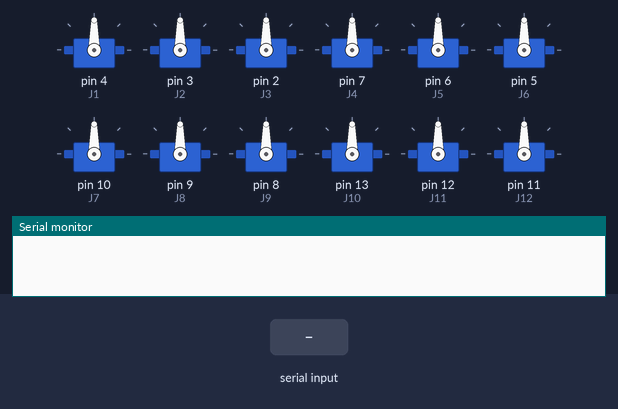
A sketch run on a simulated Arduino Uno, built with avr-gcc and run on an emulated ATmega328P. Shown: 12 × servo, the last lines printed to the serial monitor. The test bench sets the inputs (shaded band).

Above: at 1.2 s.
1.3 s: "a\n" received over Serial
At 4.1 s:
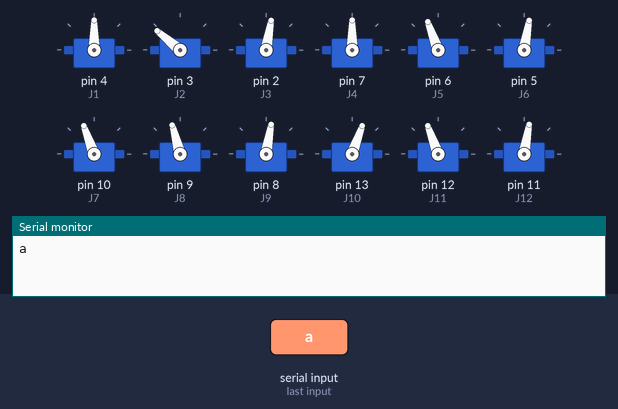
4.3 s: byte 119 ('w') received over Serial
At 7.1 s:
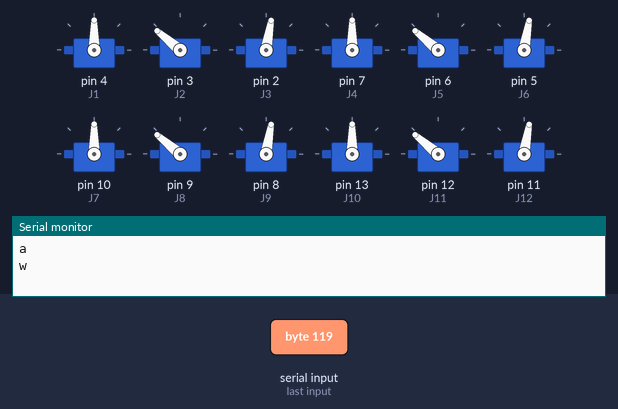
7.3 s: byte 98 ('b') received over Serial
At 7.6 s:
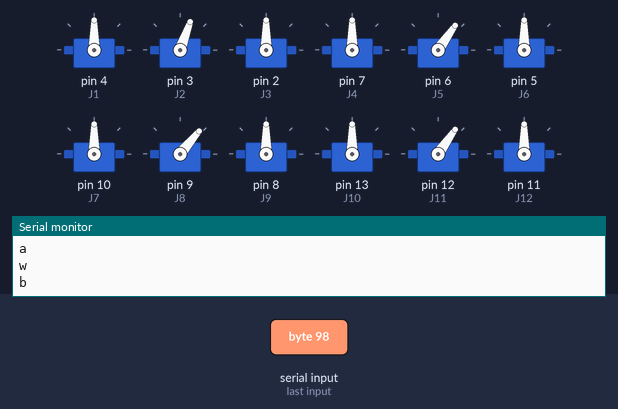
8.8 s: byte 114 ('r') received over Serial
At 11.3 s:
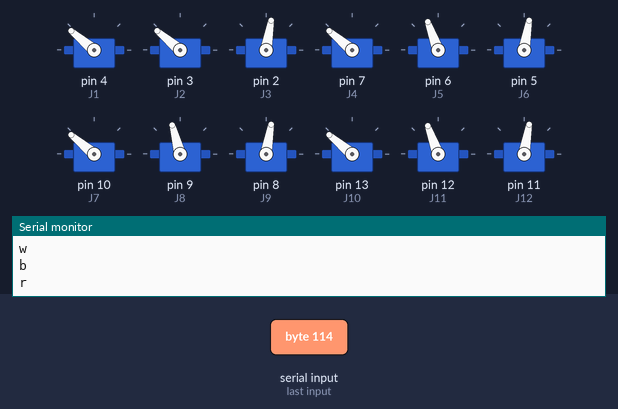
11.8 s: byte 108 ('l') received over Serial
At 14.5 s:
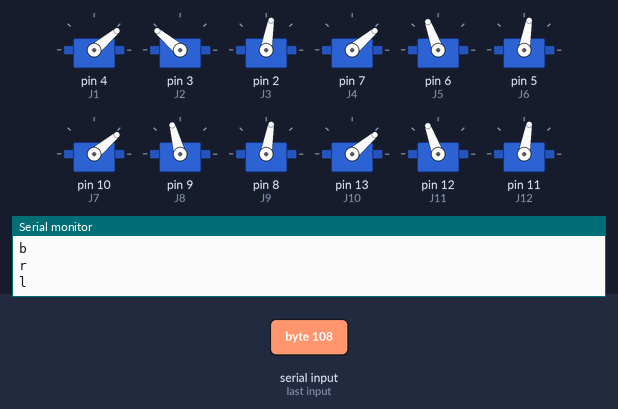
14.8 s: byte 117 ('u') received over Serial
At 15.7 s:
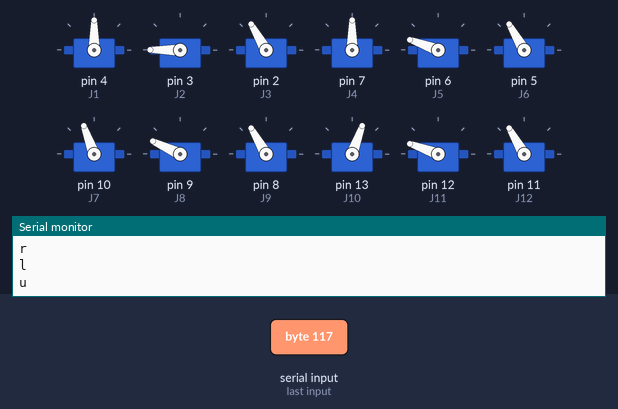
Timing chart, 0 to 18.3 s (numbered marks = the images above; inputs shaded):
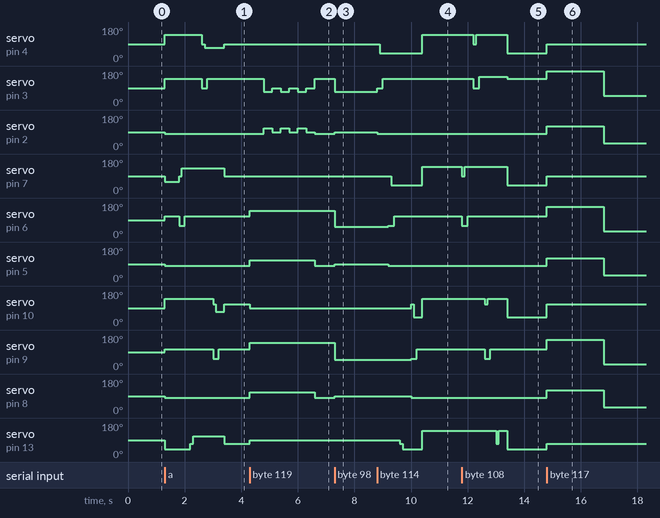

The sketch:

Exp5.ino
```cpp
#include <Servo.h>

Servo J1;
Servo J2;
Servo J3;
Servo J4;
Servo J5;
Servo J6;
Servo J7;
Servo J8;
Servo J9;
Servo J10;
Servo J11;
Servo J12;
char data;

void cS1(int ang1, int ang2, int ang3){
  J1.write(ang1);
  J2.write(ang2);
  J3.write(ang3);
}
void cS2(int ang4, int ang5, int ang6){
  J4.write(ang4);
  J5.write(ang5);
  J6.write(ang6);
}
void cS3(int ang7, int ang8, int ang9){
  J7.write(ang7);
  J8.write(ang8);
  J9.write(ang9);
}
void cS4(int ang10, int ang11, int ang12){
  J10.write(ang10);
  J11.write(ang11);
  J12.write(ang12);
}

void setup() {
  Serial.begin(9600);
  J1.attach(4);
  J2.attach(3);
  J3.attach(2);
  J4.attach(7);
  J5.attach(6);
  J6.attach(5);
  J7.attach(10);
  J8.attach(9);
  J9.attach(8);
  J10.attach(13);
  J11.attach(12);
  J12.attach(11);
}

void loop() {
  if (Serial.available() > 0) {  // Check if there is incoming data
    data = Serial.read();        // Read the input
    Serial.print(data);
    Serial.print("\n");

    // Execute corresponding functions for each command
    if (data == 'a') {           // Walk forward
      walkForward();
    } else if (data == 'b') {    // Lay down
      layDown();
    } else if (data == 'r') {    // Turn right
      turnright();
    } else if (data == 'l') {    // Turn left
      turnleft();
    } else if (data == 't') {    // Perform a turn motion
      turn();
    } else if (data == 'u') {    // Up-down motion
      updown();
    } else if (data == 'i') {    // Backward motion
      backmotion();
    } else if (data == 'z') {    // Walk backward
      walkBackward();
    } else if (data == 'w') {    // Handwave
      handshake();
    } else if (data == 'q') {    // Handwave
      handwave();
    } else if (data == 'p') {    // Handwave
      performDance();
    }  else {
      stand();                   // Default behavior if no valid command is received
    }
  }
}
void performDance() {
  // Step 1: Front down, Back up
  cS1(90, 160, 90); // Leg 1 (front right) moves down
  cS3(90, 160, 90); // Leg 3 (front left) moves down
  cS2(90, 120, 130); // Leg 2 (back right) moves up
  cS4(90, 120, 130); // Leg 4 (back left) moves up
  delay(500);

  // Step 2: Front up, Back down
  cS1(90, 140, 100); // Leg 1 (front right) moves up
  cS3(90, 120, 130); // Leg 3 (front left) moves up
  cS2(90, 160, 90); // Leg 2 (back right) moves down
  cS4(90, 160, 90); // Leg 4 (back left) moves down
  delay(500);

  // Repeat the motion
  for (int i = 0; i < 1; i++) { // Adjust the loop count for longer or shorter dance
    cS1(90, 180, 70); // Front down
    cS3(90, 160, 90);
    cS2(90, 120, 130); // Back up
    cS4(90, 120, 130);
    delay(500);

    cS1(90, 140, 100); // Front up
    cS3(90, 120, 130);
    cS2(90, 160, 90); // Back down
    cS4(90, 160, 90);
    delay(500);
  }

  // Reset to standing position
  cS1(90, 140, 110);
  cS2(90, 140, 110);
  cS3(90, 140, 110);
  cS4(90, 140, 110);
  delay(500);
}


void handwave() {
  // Step 1: Balance the Robot on Three Legs
  // Adjust the positions of Legs 2, 3, and 4 to balance
  cS2(90, 140, 110); // Leg 2 adjusts to provide support
  cS3(90, 140, 110); // Leg 3 adjusts to provide support
  cS4(90, 140, 110); // Leg 4 adjusts to provide support
  delay(500); // Allow time for balance

  // Step 2: Lift Leg 1 and Perform the Wave
  cS1(90, 70, 110); // Position Leg 1 to prepare for the wave
  delay(300);        // Pause to stabilize

  for (int i = 0; i < 3; i++) { // Number of waves
    cS1(70, 70, 110); // Move shoulder motor to the left
    delay(300);        // Pause to simulate the wave
    cS1(110, 70, 110); // Move shoulder motor to the right
    delay(300);        // Pause before the next wave
  }

  // Step 3: Return to Neutral Position
  cS1(90, 140, 80); // Reset Leg 1 to the standing position
  cS2(90, 140, 80); // Reset Leg 2
  cS3(90, 140, 80); // Reset Leg 3
  cS4(90, 140, 80); // Reset Leg 4
  delay(500); // Allow time for stabilization
}


void handshake() {
  // Step 1: Balance the Robot on Three Legs
  // Adjust the positions of Legs 2, 3, and 4 to balance
  cS2(90, 140, 110); // Leg 2 adjusts to provide support
  cS3(90, 140, 110); // Leg 3 adjusts to provide support
  cS4(90, 140, 110); // Leg 4 adjusts to provide support
  delay(500); // Allow time for balance

  // Step 2: Lift Leg 1 and Perform the Wave
  for (int i = 0; i < 3; i++) { // Number of waves
    cS1(90, 70, 110); // Lift Leg 1 for the wave
    delay(300);       // Pause to simulate the wave
    cS1(90, 90, 90);  // Bring Leg 1 back down
    delay(300);       // Pause before the next wave
  }

  // Step 3: Return to Neutral Position
  cS1(90, 140, 80); // Reset Leg 1 to the standing position
  cS2(90, 140, 80); // Reset Leg 2
  cS3(90, 140, 80); // Reset Leg 3
  cS4(90, 140, 80); // Reset Leg 4
  delay(500); // Allow time for stabilization
}

void turnright(){
  cS1(90, 90, 80); // j2
  delay(100);
  cS1(40, 90, 80); // j2
  delay(100);
  cS1(40, 140, 80);
  delay(200);
  cS2(90, 60, 80);
  delay(100);
  cS2(40, 60, 80);
  delay(100);
  cS2(40, 110, 80);
  delay(200);
  cS4(70, 60, 80);
  delay(100);
  cS4(40, 60, 80);
  delay(100);
  cS4(40, 110, 80);
  delay(200);
  cS3(110, 55, 80); // j8
  delay(100);
  cS3(40, 55, 80); // j8
  delay(100);
  cS3(40, 105, 80);
  delay(200);


  cS1(140, 140, 80);
  cS2(140, 110, 80);
  cS3(140, 105, 80);//110
  cS4(140, 110, 80);
  delay(500);
}

void turnleft(){
  cS2(90, 60, 80);
  delay(100);
  cS2(140, 60, 80);
  delay(100);
  cS2(140, 110, 80);
  delay(200);
  cS1(90, 90, 80);
  delay(100);
  cS1(140, 90, 80); // j2
  delay(100);
  cS1(140, 150, 80);
  delay(200);
  cS3(110, 55, 80); // j8
  delay(100);
  cS3(140, 55, 80); // j8
  delay(100);
  cS3(140, 105, 80);
  delay(200);
  cS4(70, 60, 80);
  delay(100);
  cS4(140, 60, 80);
  delay(100);
  cS4(140, 110, 80);
  delay(200);


  cS1(40, 140, 80);
  cS2(40, 110, 80);
  cS3(40, 105, 80);//110
  cS4(40, 110, 80);
  delay(500);

}
void walkBackward() {
  // Step 1: Reverse initial positions
  cS1(70, 140, 80);  // Initial position for Leg 1
  cS2(130, 110, 80); // Initial position for Leg 2
  cS3(70, 105, 80);  // Initial position for Leg 3
  cS4(130, 110, 80); // Initial position for Leg 4
  delay(500);

  // Step 2: Move left-side legs (Legs 2 & 4) backward
  cS2(90, 60, 80);   // Lift and move Leg 2 backward
  delay(100);
  cS2(40, 60, 80);   // Lower Leg 2
  delay(100);
  cS2(40, 110, 80);  // Position Leg 2 for the next step
  delay(200);

  cS4(110, 60, 80);  // Lift and move Leg 4 backward
  delay(100);
  cS4(70, 60, 80);   // Lower Leg 4
  delay(100);
  cS4(70, 110, 80);  // Position Leg 4 for the next step
  delay(200);

  // Step 3: Move right-side legs (Legs 1 & 3) backward
  cS1(90, 60, 80);   // Lift and move Leg 1 backward
  delay(100);
  cS1(130, 60, 80);  // Lower Leg 1
  delay(100);
  cS1(130, 140, 80); // Position Leg 1 for the next step
  delay(200);

  cS3(110, 60, 80);  // Lift and move Leg 3 backward
  delay(100);
  cS3(130, 60, 80);  // Lower Leg 3
  delay(100);
  cS3(130, 105, 80); // Position Leg 3 for the next step
  delay(200);
}

void walkForward() {
  // Step 1
 /* cS1(90, 160, 60); // stand up
  cS2(90, 110, 60);
  cS3(110, 105, 60);
  cS4(70, 110, 60);
  delay(2000);*/


  cS1(140, 140, 80); //forwad action
  cS2(60, 110, 80);
  cS3(140, 105, 80);//110
  cS4(40, 110, 80);
  delay(500);

  cS2(90, 60, 80);  // forward pattern 1 right side
  delay(100);
  cS2(130, 60, 80); // j4
  delay(100);
  cS2(130, 110, 80); // j5  cS2(130, 110, 80);
  delay(200);
  cS4(70, 60, 80); // j11
  delay(100);
  cS4(110, 60, 80); // j10
  delay(100);
  cS4(110, 110, 80); // j11  cS4(110, 110, 80);
  delay(200);
 /* cS1(90, 160, 60); // stand up
  cS2(90, 110, 60);
  cS3(110, 105, 60);
  cS4(70, 110, 60);
  delay(200);*/

  cS1(90, 90, 80); // j2
  delay(100);
  cS1(70, 90, 80); // j1
  delay(100);
  cS1(70, 140, 80); // j2 cS1(70, 140, 80);
  delay(200);
  cS3(110, 55, 80); // j8
  delay(100);
  cS3(70, 55, 80); // j7
  delay(100);
  cS3(70, 105, 80); // j8  cS3(70, 105, 80);
  delay(200);
}

void layDown() {
  cS1(90, 70, 90);
  cS2(90, 55, 90);
  cS3(90, 50, 90);
  cS4(90, 55, 90);
  delay(500);
}

void backmotion() {
  cS1(70, 140, 60); // stand up90
  cS2(130, 110, 60);
  cS3(70, 105, 60);//110
  cS4(110, 110, 60);
}
void stand() {
  cS1(90, 140, 80); // stand up90
  cS2(90, 110, 80);
  cS3(110, 105, 80);//110
  cS4(70, 110, 80);
}

void turn(){
  cS1(40, 140, 80);
  cS2(40, 110, 80);
  cS3(40, 105, 80);//110
  cS4(40, 110, 80);
  delay(2000);

  cS1(140, 140, 80);
  cS2(140, 110, 80);
  cS3(140, 105, 80);//110
  cS4(140, 110, 80);
  delay(2000);
}

void updown(){
  cS1(90, 180, 120); // up max
  cS2(90, 160, 120);
  cS3(110, 155, 120);
  cS4(70, 160, 120);
  delay(2000);

  cS1(90, 50, 30); // down max
  cS2(90, 30, 30);
  cS3(110, 25, 30);
  cS4(70, 30, 30);
  delay(2000);
}
```

Measured:
- after the input at 1.3 s, servo on pin 4 (J1): 90° → 140° at once, → 90° 1.3 s later, → 70° 0.10 s later, → 90° 0.70 s later; servo on pin 3 (J2): 90° → 140° at once, → 90° 1.3 s later, → 140° 0.20 s later
- after the input at 4.3 s, servo on pin 3 (J2): 140° → 70° after 0.50 s, then repeats every 0.60 s: 90° 0.30 s, 70° 0.30 s; servo on pin 2 (J3): 80° → 110° after 0.50 s, then repeats every 0.60 s: 90° 0.30 s, 110° 0.30 s
- after the input at 7.3 s, servo on pin 3 (J2): 140° → 70° at once; servo on pin 2 (J3), servo on pin 5 (J6), servo on pin 8 (J9), servo on pin 11 (J12): 80° → 90° at once; servo on pin 6 (J5), servo on pin 12 (J11): 140° → 55° at once; servo on pin 9 (J8): 140° → 50° at once
- after the input at 8.8 s, servo on pin 4 (J1): 90° → 40° after 0.10 s, → 140° 1.5 s later; servo on pin 3 (J2): 70° → 90° at once, → 140° 0.20 s later; servo on pin 2 (J3): 90° → 80° at once; servo on pin 7 (J4): 90° → 40° after 0.50 s, → 140° 1.1 s later; servo on pin 6 (J5): 55° → 60° after 0.40 s, → 110° 0.20 s later
- after the input at 11.8 s, servo on pin 4 (J1): 140° → 90° after 0.40 s, → 140° 0.10 s later, → 40° 1.1 s later; servo on pin 3 (J2): 140° → 90° after 0.40 s, → 150° 0.20 s later, → 140° 1.0 s later
- after the input at 14.8 s, servo on pin 4 (J1): 40° → 90° at once; servo on pin 3 (J2): 140° → 180° at once, → 50° 2.0 s later
